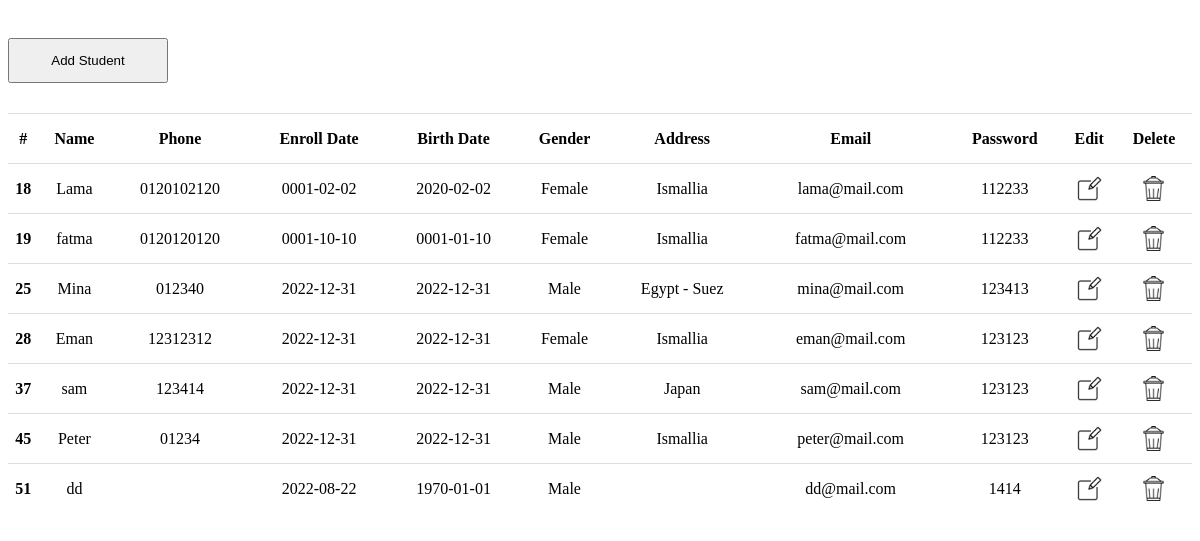
Screenshot of /profile_page/admins/manage-students.php with the database file from the repository.
### tables this page shows
CREATE TABLE `students` (
  `id` int(11) NOT NULL,
  `name` varchar(250) NOT NULL,
  `phone` varchar(100) NOT NULL,
  `image_path` varchar(250) NOT NULL,
  `enroll_date` date NOT NULL,
  `birth_date` date NOT NULL,
  `gender` varchar(250) NOT NULL,
  `address` varchar(250) NOT NULL,
  `email` varchar(250) NOT NULL,
  `password` varchar(250) NOT NULL,
  `is_active` tinyint(1) NOT NULL
);

### profile_page/admins/manage-students.php (the view, shortened to what this page needs)
<link rel="stylesheet" href="assets/css/styleedit.css">
<button id="btnAddStudent" class="add-student-btn profileBtn btn-dark">Add Student</button>
<table class="edit-table">
    <thead>
        <tr>
            <th class="edit-table-th" scope="col">#</th>
            <th class="edit-table-th" scope="col">Name</th>
            <th class="edit-table-th" scope="col">Phone</th>
            <th class="edit-table-th" scope="col">Enroll Date</th>
            <th class="edit-table-th" scope="col">Birth Date</th>
            <th class="edit-table-th" scope="col">Gender</th>
            <th class="edit-table-th" scope="col">Address</th>
            <th class="edit-table-th" scope="col">Email</th>
            <th class="edit-table-th" scope="col">Password</th>
            <th class="edit-table-th" scope="col">Edit</th>
            <th class="edit-table-th" scope="col">Delete</th>
        </tr>
    </thead>
    <tbody>
        <?php
            $conn = mysqli_connect("localhost", "root", "", "web_skills") or die("Connection failed: " . mysqli_connect_error());
            $sql = "SELECT * FROM students";
            $query = mysqli_query($conn, $sql);
            while ($row = mysqli_fetch_assoc($query)) {
                echo '<tr class="edit-table-tr">';
                echo '<th scope="row">' . $row['id'] . '</th>';
                echo '<td>' . $row['name'] . '</td>';
                echo '<td>' . $row['phone'] . '</td>';
                echo '<td>' . $row['enroll_date'] . '</td>';
                echo '<td>' . $row['birth_date'] . '</td>';
                echo '<td>' . $row['gender'] . '</td>';
                echo '<td>' . $row['address'] . '</td>';
                echo '<td>' . $row['email'] . '</td>';
                echo '<td>' . $row['password'] . '</td>';
                echo '<td><a href="edit.php?id=' . $row['id'] . '"><img src="../images/edit.png" alt="edit" class="icon-tools"></a></td>';
                echo '<td><a href="delete.php?id=' . $row['id'] . '"><img src="../images/delete.png" alt="delete" class="icon-tools"></a></td>';
                echo "</tr>";
            }
        ?>
    </tbody>
</table>

### profile_page/admins/assets/css/styleedit.css (style rules this page uses)
.icon-tools { width: 25px; height: 25px; }
.edit-table { width: 100%; margin-top: 30px; border-collapse: collapse; border-spacing: 0; border-top: 1px solid #ddd; text-align: center; }
.edit-table-th { height: 50px; border-bottom: 1px solid #ddd; }
.edit-table-tr { border-top: 1px solid #ddd; height: 50px; }
.add-student-btn { margin-top: 30px; width: 160px; height: 45px; }

### rows the page displays
students: id "18", name "Lama", phone "0120102120", enroll_date "0001-02-02", birth_date "2020-02-02", gender "Female", address "Ismallia", email "lama@mail.com", password "112233"
students: id "19", name "fatma", phone "0120120120", enroll_date "0001-10-10", birth_date "0001-01-10", gender "Female", address "Ismallia", email "fatma@mail.com", password "112233"
students: id "25", name "Mina", phone "012340", enroll_date "2022-12-31", birth_date "2022-12-31", gender "Male", address "Egypt - Suez", email "mina@mail.com", password "123413"
students: id "28", name "Eman", phone "12312312", enroll_date "2022-12-31", birth_date "2022-12-31", gender "Female", address "Ismallia", email "eman@mail.com", password "123123"
students: id "37", name "sam", phone "123414", enroll_date "2022-12-31", birth_date "2022-12-31", gender "Male", address "Japan", email "sam@mail.com", password "123123"
students: id "45", name "Peter", phone "01234", enroll_date "2022-12-31", birth_date "2022-12-31", gender "Male", address "Ismallia", email "peter@mail.com", password "123123"
students: id "51", name "dd", enroll_date "2022-08-22", birth_date "1970-01-01", gender "Male", email "dd@mail.com", password "1414"
